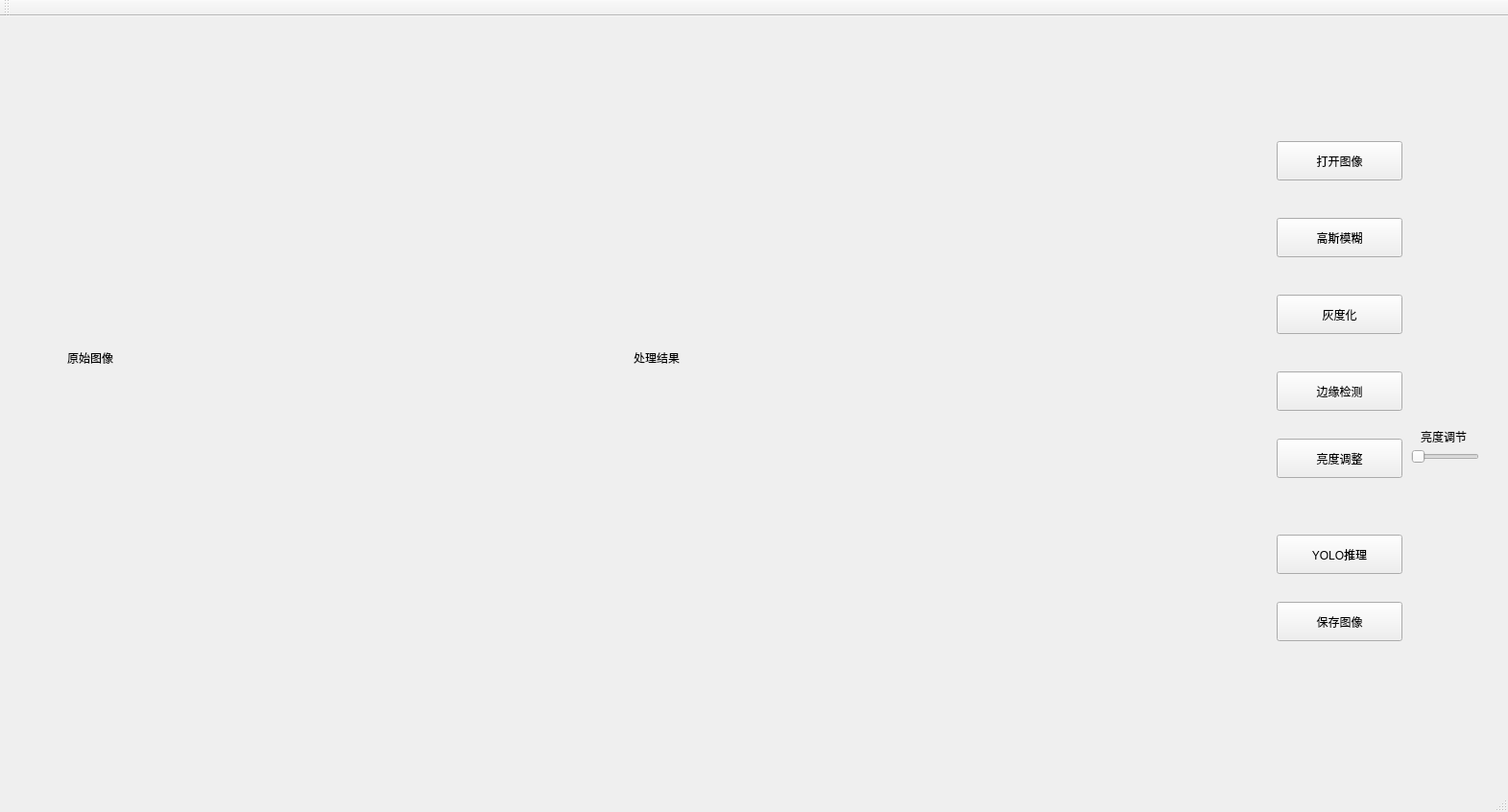
<?xml version="1.0" encoding="UTF-8"?>
<ui version="4.0">
 <class>MainWindow</class>
 <widget class="QMainWindow" name="MainWindow">
  <property name="enabled">
   <bool>true</bool>
  </property>
  <property name="geometry">
   <rect>
    <x>0</x>
    <y>0</y>
    <width>1571</width>
    <height>846</height>
   </rect>
  </property>
  <property name="windowTitle">
   <string>图像处理工具</string>
  </property>
  <widget class="QWidget" name="centralWidget">
   <widget class="QLabel" name="label">
    <property name="geometry">
     <rect>
      <x>70</x>
      <y>130</y>
      <width>541</width>
      <height>451</height>
     </rect>
    </property>
    <property name="text">
     <string>原始图像</string>
    </property>
   </widget>
   <widget class="QLabel" name="label_1">
    <property name="geometry">
     <rect>
      <x>660</x>
      <y>130</y>
      <width>531</width>
      <height>451</height>
     </rect>
    </property>
    <property name="text">
     <string>处理结果</string>
    </property>
   </widget>
   <widget class="QPushButton" name="pushButton">
    <property name="geometry">
     <rect>
      <x>1330</x>
      <y>130</y>
      <width>131</width>
      <height>41</height>
     </rect>
    </property>
    <property name="text">
     <string>打开图像</string>
    </property>
   </widget>
   <widget class="QPushButton" name="pushButton_2">
    <property name="geometry">
     <rect>
      <x>1330</x>
      <y>210</y>
      <width>131</width>
      <height>41</height>
     </rect>
    </property>
    <property name="text">
     <string>高斯模糊</string>
    </property>
   </widget>
   <widget class="QPushButton" name="pushButton_3">
    <property name="geometry">
     <rect>
      <x>1330</x>
      <y>290</y>
      <width>131</width>
      <height>41</height>
     </rect>
    </property>
    <property name="text">
     <string>灰度化</string>
    </property>
   </widget>
   <widget class="QPushButton" name="pushButton_4">
    <property name="geometry">
     <rect>
      <x>1330</x>
      <y>370</y>
      <width>131</width>
      <height>41</height>
     </rect>
    </property>
    <property name="text">
     <string>边缘检测</string>
    </property>
   </widget>
   <widget class="QPushButton" name="pushButton_5">
    <property name="geometry">
     <rect>
      <x>1330</x>
      <y>440</y>
      <width>131</width>
      <height>41</height>
     </rect>
    </property>
    <property name="text">
     <string>亮度调整</string>
    </property>
   </widget>
   <widget class="QPushButton" name="pushButton_6">
    <property name="geometry">
     <rect>
      <x>1330</x>
      <y>540</y>
      <width>131</width>
      <height>41</height>
     </rect>
    </property>
    <property name="text">
     <string>YOLO推理</string>
    </property>
   </widget>
   <widget class="QPushButton" name="pushButton_7">
    <property name="geometry">
     <rect>
      <x>1330</x>
      <y>610</y>
      <width>131</width>
      <height>41</height>
     </rect>
    </property>
    <property name="text">
     <string>保存图像</string>
    </property>
   </widget>
   <widget class="QSlider" name="brightnessSlider">
    <property name="geometry">
     <rect>
      <x>1470</x>
      <y>450</y>
      <width>71</width>
      <height>18</height>
     </rect>
    </property>
    <property name="orientation">
     <enum>Qt::Horizontal</enum>
    </property>
   </widget>
   <widget class="QLabel" name="label_2">
    <property name="geometry">
     <rect>
      <x>1480</x>
      <y>430</y>
      <width>72</width>
      <height>15</height>
     </rect>
    </property>
    <property name="text">
     <string>亮度调节</string>
    </property>
   </widget>
  </widget>
  <widget class="QMenuBar" name="menuBar">
   <property name="geometry">
    <rect>
     <x>0</x>
     <y>0</y>
     <width>1571</width>
     <height>25</height>
    </rect>
   </property>
  </widget>
  <widget class="QToolBar" name="mainToolBar">
   <attribute name="toolBarArea">
    <enum>TopToolBarArea</enum>
   </attribute>
   <attribute name="toolBarBreak">
    <bool>false</bool>
   </attribute>
  </widget>
  <widget class="QStatusBar" name="statusBar"/>
 </widget>
 <layoutdefault spacing="6" margin="11"/>
 <resources/>
 <connections/>
</ui>
